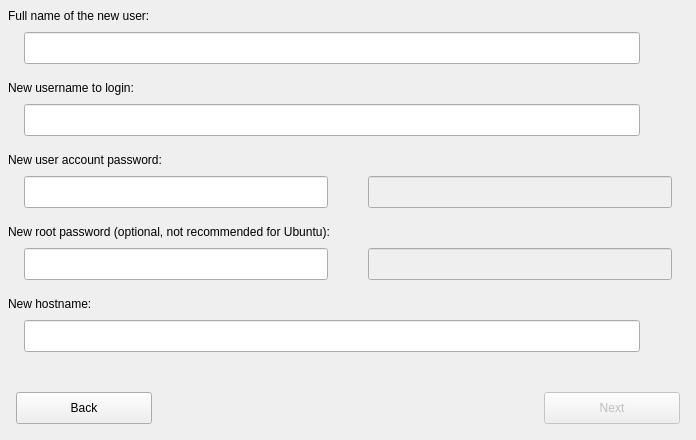
     <widget class="QWidget" name="installpanel" native="true">
      <property name="geometry">
       <rect>
        <x>1</x>
        <y>1344</y>
        <width>696</width>
        <height>440</height>
       </rect>
      </property>
      <property name="autoFillBackground">
       <bool>true</bool>
      </property>
      <widget class="QLabel" name="label_8">
       <property name="geometry">
        <rect>
         <x>8</x>
         <y>0</y>
         <width>680</width>
         <height>32</height>
        </rect>
       </property>
       <property name="text">
        <string>Full name of the new user:</string>
       </property>
      </widget>
      <widget class="QLabel" name="label_10">
       <property name="geometry">
        <rect>
         <x>8</x>
         <y>72</y>
         <width>680</width>
         <height>32</height>
        </rect>
       </property>
       <property name="text">
        <string>New username to login:</string>
       </property>
      </widget>
      <widget class="QLabel" name="label_11">
       <property name="geometry">
        <rect>
         <x>8</x>
         <y>144</y>
         <width>680</width>
         <height>32</height>
        </rect>
       </property>
       <property name="text">
        <string>New user account password:</string>
       </property>
      </widget>
      <widget class="QLabel" name="label_12">
       <property name="geometry">
        <rect>
         <x>8</x>
         <y>216</y>
         <width>680</width>
         <height>32</height>
        </rect>
       </property>
       <property name="text">
        <string>New root password (optional, not recommended for Ubuntu):</string>
       </property>
      </widget>
      <widget class="QLabel" name="label_13">
       <property name="geometry">
        <rect>
         <x>8</x>
         <y>288</y>
         <width>680</width>
         <height>32</height>
        </rect>
       </property>
       <property name="text">
        <string>New hostname:</string>
       </property>
      </widget>
      <widget class="QPushButton" name="installback">
       <property name="geometry">
        <rect>
         <x>16</x>
         <y>392</y>
         <width>136</width>
         <height>32</height>
        </rect>
       </property>
       <property name="cursor">
        <cursorShape>PointingHandCursor</cursorShape>
       </property>
       <property name="text">
        <string>Back</string>
       </property>
      </widget>
      <widget class="QPushButton" name="installnext">
       <property name="enabled">
        <bool>false</bool>
       </property>
       <property name="geometry">
        <rect>
         <x>544</x>
         <y>392</y>
         <width>136</width>
         <height>32</height>
        </rect>
       </property>
       <property name="cursor">
        <cursorShape>PointingHandCursor</cursorShape>
       </property>
       <property name="text">
        <string>Next</string>
       </property>
      </widget>
      <widget class="QLineEdit" name="fullname">
       <property name="geometry">
        <rect>
         <x>24</x>
         <y>32</y>
         <width>616</width>
         <height>32</height>
        </rect>
       </property>
       <property name="acceptDrops">
        <bool>false</bool>
       </property>
       <property name="maxLength">
        <number>80</number>
       </property>
      </widget>
      <widget class="QLabel" name="usernamepipe">
       <property name="geometry">
        <rect>
         <x>647</x>
         <y>108</y>
         <width>26</width>
         <height>24</height>
        </rect>
       </property>
       <property name="pixmap">
        <pixmap resource="pictures.qrc">:/pictures/ok.png</pixmap>
       </property>
       <property name="scaledContents">
        <bool>true</bool>
       </property>
       <property name="alignment">
        <set>Qt::AlignCenter</set>
       </property>
      </widget>
      <widget class="QLabel" name="passwordpipe">
       <property name="geometry">
        <rect>
         <x>335</x>
         <y>180</y>
         <width>26</width>
         <height>24</height>
        </rect>
       </property>
       <property name="pixmap">
        <pixmap resource="pictures.qrc">:/pictures/ok.png</pixmap>
       </property>
       <property name="scaledContents">
        <bool>true</bool>
       </property>
       <property name="alignment">
        <set>Qt::AlignCenter</set>
       </property>
      </widget>
      <widget class="QLabel" name="rootpasswordpipe">
       <property name="geometry">
        <rect>
         <x>335</x>
         <y>252</y>
         <width>26</width>
         <height>24</height>
        </rect>
       </property>
       <property name="pixmap">
        <pixmap resource="pictures.qrc">:/pictures/ok.png</pixmap>
       </property>
       <property name="scaledContents">
        <bool>true</bool>
       </property>
       <property name="alignment">
        <set>Qt::AlignCenter</set>
       </property>
      </widget>
      <widget class="QLabel" name="hostnamepipe">
       <property name="geometry">
        <rect>
         <x>647</x>
         <y>324</y>
         <width>26</width>
         <height>24</height>
        </rect>
       </property>
       <property name="pixmap">
        <pixmap resource="pictures.qrc">:/pictures/ok.png</pixmap>
       </property>
       <property name="scaledContents">
        <bool>true</bool>
       </property>
       <property name="alignment">
        <set>Qt::AlignCenter</set>
       </property>
      </widget>
      <widget class="QLabel" name="usernameerror">
       <property name="geometry">
        <rect>
         <x>647</x>
         <y>107</y>
         <width>26</width>
         <height>26</height>
        </rect>
       </property>
       <property name="pixmap">
        <pixmap resource="pictures.qrc">:/pictures/error.png</pixmap>
       </property>
       <property name="scaledContents">
        <bool>true</bool>
       </property>
       <property name="alignment">
        <set>Qt::AlignCenter</set>
       </property>
      </widget>
      <widget class="QLabel" name="passworderror">
       <property name="geometry">
        <rect>
         <x>335</x>
         <y>179</y>
         <width>26</width>
         <height>26</height>
        </rect>
       </property>
       <property name="pixmap">
        <pixmap resource="pictures.qrc">:/pictures/error.png</pixmap>
       </property>
       <property name="scaledContents">
        <bool>true</bool>
       </property>
       <property name="alignment">
        <set>Qt::AlignCenter</set>
       </property>
      </widget>
      <widget class="QLabel" name="rootpassworderror">
       <property name="geometry">
        <rect>
         <x>335</x>
         <y>251</y>
         <width>26</width>
         <height>26</height>
        </rect>
       </property>
       <property name="pixmap">
        <pixmap resource="pictures.qrc">:/pictures/error.png</pixmap>
       </property>
       <property name="scaledContents">
        <bool>true</bool>
       </property>
       <property name="alignment">
        <set>Qt::AlignCenter</set>
       </property>
      </widget>
      <widget class="QLabel" name="hostnameerror">
       <property name="geometry">
        <rect>
         <x>647</x>
         <y>323</y>
         <width>26</width>
         <height>26</height>
        </rect>
       </property>
       <property name="pixmap">
        <pixmap resource="pictures.qrc">:/pictures/error.png</pixmap>
       </property>
       <property name="scaledContents">
        <bool>true</bool>
       </property>
       <property name="alignment">
        <set>Qt::AlignCenter</set>
       </property>
      </widget>
      <widget class="QLineEdit" name="username">
       <property name="geometry">
        <rect>
         <x>24</x>
         <y>104</y>
         <width>616</width>
         <height>32</height>
        </rect>
       </property>
       <property name="acceptDrops">
        <bool>false</bool>
       </property>
       <property name="maxLength">
        <number>32</number>
       </property>
      </widget>
      <widget class="QLineEdit" name="hostname">
       <property name="geometry">
        <rect>
         <x>24</x>
         <y>320</y>
         <width>616</width>
         <height>32</height>
        </rect>
       </property>
       <property name="acceptDrops">
        <bool>false</bool>
       </property>
       <property name="maxLength">
        <number>64</number>
       </property>
      </widget>
      <widget class="QLineEdit" name="password1">
       <property name="geometry">
        <rect>
         <x>24</x>
         <y>176</y>
         <width>304</width>
         <height>32</height>
        </rect>
       </property>
       <property name="acceptDrops">
        <bool>false</bool>
       </property>
       <property name="maxLength">
        <number>35</number>
       </property>
       <property name="echoMode">
        <enum>QLineEdit::Password</enum>
       </property>
      </widget>
      <widget class="QLineEdit" name="password2">
       <property name="enabled">
        <bool>false</bool>
       </property>
       <property name="geometry">
        <rect>
         <x>368</x>
         <y>176</y>
         <width>304</width>
         <height>32</height>
        </rect>
       </property>
       <property name="acceptDrops">
        <bool>false</bool>
       </property>
       <property name="maxLength">
        <number>35</number>
       </property>
       <property name="echoMode">
        <enum>QLineEdit::Password</enum>
       </property>
      </widget>
      <widget class="QLineEdit" name="rootpassword1">
       <property name="geometry">
        <rect>
         <x>24</x>
         <y>248</y>
         <width>304</width>
         <height>32</height>
        </rect>
       </property>
       <property name="acceptDrops">
        <bool>false</bool>
       </property>
       <property name="maxLength">
        <number>35</number>
       </property>
       <property name="echoMode">
        <enum>QLineEdit::Password</enum>
       </property>
      </widget>
      <widget class="QLineEdit" name="rootpassword2">
       <property name="enabled">
        <bool>false</bool>
       </property>
       <property name="geometry">
        <rect>
         <x>368</x>
         <y>248</y>
         <width>304</width>
         <height>32</height>
        </rect>
       </property>
       <property name="acceptDrops">
        <bool>false</bool>
       </property>
       <property name="maxLength">
        <number>35</number>
       </property>
       <property name="echoMode">
        <enum>QLineEdit::Password</enum>
       </property>
      </widget>
      <widget class="QLabel" name="fullnamepipe">
       <property name="geometry">
        <rect>
         <x>647</x>
         <y>36</y>
         <width>26</width>
         <height>24</height>
        </rect>
       </property>
       <property name="pixmap">
        <pixmap resource="pictures.qrc">:/pictures/ok.png</pixmap>
       </property>
       <property name="scaledContents">
        <bool>true</bool>
       </property>
       <property name="alignment">
        <set>Qt::AlignCenter</set>
       </property>
      </widget>
      <zorder>hostnameerror</zorder>
      <zorder>rootpassworderror</zorder>
      <zorder>passworderror</zorder>
      <zorder>usernameerror</zorder>
      <zorder>hostnamepipe</zorder>
      <zorder>usernamepipe</zorder>
      <zorder>passwordpipe</zorder>
      <zorder>rootpasswordpipe</zorder>
      <zorder>label_8</zorder>
      <zorder>label_10</zorder>
      <zorder>label_11</zorder>
      <zorder>label_12</zorder>
      <zorder>label_13</zorder>
      <zorder>installback</zorder>
      <zorder>installnext</zorder>
      <zorder>username</zorder>
      <zorder>hostname</zorder>
      <zorder>password1</zorder>
      <zorder>password2</zorder>
      <zorder>rootpassword1</zorder>
      <zorder>rootpassword2</zorder>
      <zorder>fullname</zorder>
      <zorder>fullnamepipe</zorder>
     </widget>
